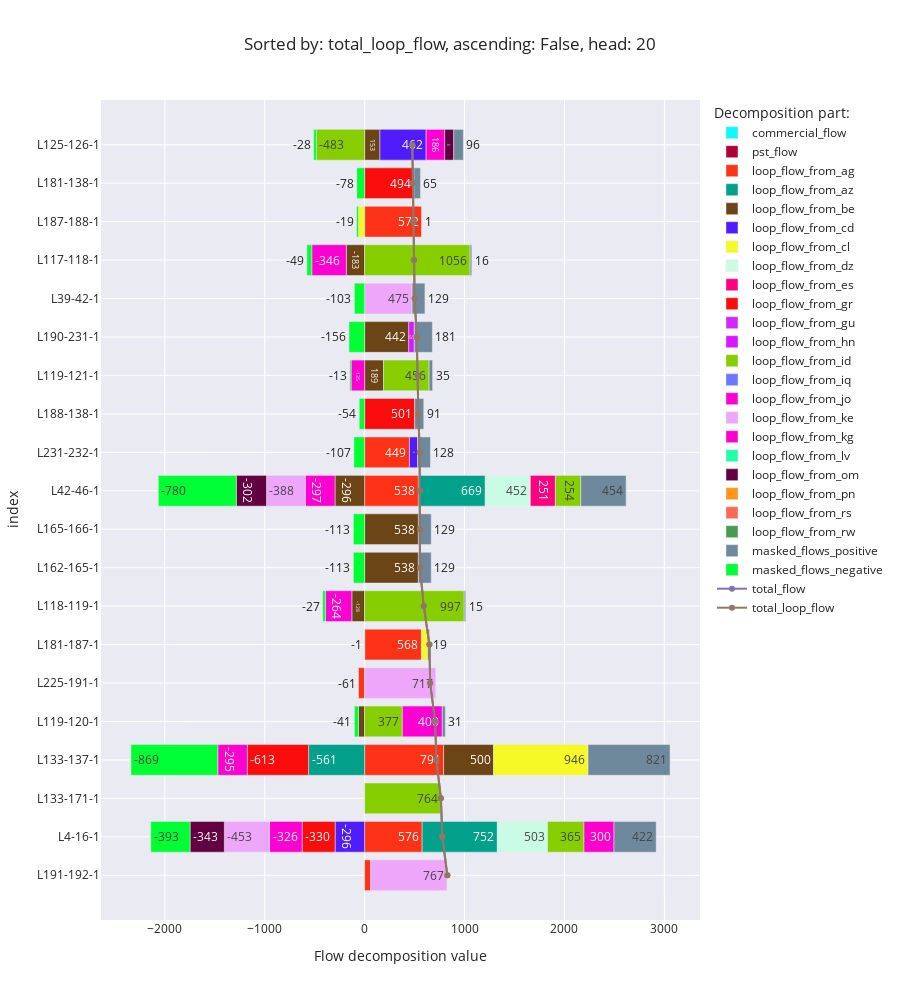

The notebook cell saved with this chart:
### Code cell
flow_decomposition_bar_chart('total_loop_flow')

### Figure 1 — Plotly figure (JSON) as saved in the notebook; plotly's stock layout.template omitted (floating-point values rounded to 4 significant figures)
{"data": [{"alignmentgroup": "True", "hovertemplate": "Decomposition part:=commercial_flow<br>Flow decomposition value=%{x}<br>index=%{y}<extra></extra>", "legendgroup": "commercial_flow", "marker": {"color": "#0DF9FF", "pattern": {"shape": ""}}, "name": "commercial_flow", "offsetgroup": "commercial_flow", "orientation": "h", "showlegend": true, "textposition": "auto", "texttemplate": "%{x:.0f}", "type": "bar", "x": [null, null, null, null, null, null, null, null, null, null, null, null, null, null, null, null, null, null, null, null], "xaxis": "x", "y": ["L191-192-1", "L4-16-1", "L133-171-1", "L133-137-1", "L119-120-1", "L225-191-1", "L181-187-1", "L118-119-1", "L162-165-1", "L165-166-1", "L42-46-1", "L231-232-1", "L188-138-1", "L119-121-1", "L190-231-1", "L39-42-1", "L117-118-1", "L187-188-1", "L181-138-1", "L125-126-1"], "yaxis": "y"}, {"alignmentgroup": "True", "hovertemplate": "Decomposition part:=pst_flow<br>Flow decomposition value=%{x}<br>index=%{y}<extra></extra>", "legendgroup": "pst_flow", "marker": {"color": "#AF0038", "pattern": {"shape": ""}}, "name": "pst_flow", "offsetgroup": "pst_flow", "orientation": "h", "showlegend": true, "textposition": "auto", "texttemplate": "%{x:.0f}", "type": "bar", "x": [null, null, null, null, null, null, null, null, null, null, null, null, null, null, null, null, null, null, null, null], "xaxis": "x", "y": ["L191-192-1", "L4-16-1", "L133-171-1", "L133-137-1", "L119-120-1", "L225-191-1", "L181-187-1", "L118-119-1", "L162-165-1", "L165-166-1", "L42-46-1", "L231-232-1", "L188-138-1", "L119-121-1", "L190-231-1", "L39-42-1", "L117-118-1", "L187-188-1", "L181-138-1", "L125-126-1"], "yaxis": "y"}, {"alignmentgroup": "True", "hovertemplate": "Decomposition part:=loop_flow_from_ag<br>Flow decomposition value=%{x}<br>index=%{y}<extra></extra>", "legendgroup": "loop_flow_from_ag", "marker": {"color": "#FD3216", "pattern": {"shape": ""}}, "name": "loop_flow_from_ag", "offsetgroup": "loop_flow_from_ag", "orientation": "h", "showlegend": true, "textposition": "auto", "texttemplate": "%{x:.0f}", "type": "bar", "x": [61.02, 575.6, null, 790.9, null, -61.02, 568.4, null, null, null, 538.1, 448.5, null, null, null, null, null, 571.8, null, null], "xaxis": "x", "y": ["L191-192-1", "L4-16-1", "L133-171-1", "L133-137-1", "L119-120-1", "L225-191-1", "L181-187-1", "L118-119-1", "L162-165-1", "L165-166-1", "L42-46-1", "L231-232-1", "L188-138-1", "L119-121-1", "L190-231-1", "L39-42-1", "L117-118-1", "L187-188-1", "L181-138-1", "L125-126-1"], "yaxis": "y"}, {"alignmentgroup": "True", "hovertemplate": "Decomposition part:=loop_flow_from_az<br>Flow decomposition value=%{x}<br>index=%{y}<extra></extra>", "legendgroup": "loop_flow_from_az", "marker": {"color": "#00A08B", "pattern": {"shape": ""}}, "name": "loop_flow_from_az", "offsetgroup": "loop_flow_from_az", "orientation": "h", "showlegend": true, "textposition": "auto", "texttemplate": "%{x:.0f}", "type": "bar", "x": [null, 752.4, null, -561.0, null, null, null, null, null, null, 668.9, null, null, null, null, null, null, null, null, null], "xaxis": "x", "y": ["L191-192-1", "L4-16-1", "L133-171-1", "L133-137-1", "L119-120-1", "L225-191-1", "L181-187-1", "L118-119-1", "L162-165-1", "L165-166-1", "L42-46-1", "L231-232-1", "L188-138-1", "L119-121-1", "L190-231-1", "L39-42-1", "L117-118-1", "L187-188-1", "L181-138-1", "L125-126-1"], "yaxis": "y"}, {"alignmentgroup": "True", "hovertemplate": "Decomposition part:=loop_flow_from_be<br>Flow decomposition value=%{x}<br>index=%{y}<extra></extra>", "legendgroup": "loop_flow_from_be", "marker": {"color": "#6C4516", "pattern": {"shape": ""}}, "name": "loop_flow_from_be", "offsetgroup": "loop_flow_from_be", "orientation": "h", "showlegend": true, "textposition": "auto", "texttemplate": "%{x:.0f}", "type": "bar", "x": [null, null, null, 499.8, -61.5, null, null, -128.0, 537.7, 537.7, -296.4, null, null, 189.5, 441.9, null, -183.3, null, null, 153.4], "xaxis": "x", "y": ["L191-192-1", "L4-16-1", "L133-171-1", "L133-137-1", "L119-120-1", "L225-191-1", "L181-187-1", "L118-119-1", "L162-165-1", "L165-166-1", "L42-46-1", "L231-232-1", "L188-138-1", "L119-121-1", "L190-231-1", "L39-42-1", "L117-118-1", "L187-188-1", "L181-138-1", "L125-126-1"], "yaxis": "y"}, {"alignmentgroup": "True", "hovertemplate": "Decomposition part:=loop_flow_from_cd<br>Flow decomposition value=%{x}<br>index=%{y}<extra></extra>", "legendgroup": "loop_flow_from_cd", "marker": {"color": "#511CFB", "pattern": {"shape": ""}}, "name": "loop_flow_from_cd", "offsetgroup": "loop_flow_from_cd", "orientation": "h", "showlegend": true, "textposition": "auto", "texttemplate": "%{x:.0f}", "type": "bar", "x": [null, -295.7, null, null, null, null, null, null, null, null, null, 81.6, null, null, null, null, null, null, null, 462.4], "xaxis": "x", "y": ["L191-192-1", "L4-16-1", "L133-171-1", "L133-137-1", "L119-120-1", "L225-191-1", "L181-187-1", "L118-119-1", "L162-165-1", "L165-166-1", "L42-46-1", "L231-232-1", "L188-138-1", "L119-121-1", "L190-231-1", "L39-42-1", "L117-118-1", "L187-188-1", "L181-138-1", "L125-126-1"], "yaxis": "y"}, {"alignmentgroup": "True", "hovertemplate": "Decomposition part:=loop_flow_from_cl<br>Flow decomposition value=%{x}<br>index=%{y}<extra></extra>", "legendgroup": "loop_flow_from_cl", "marker": {"color": "#F6F926", "pattern": {"shape": ""}}, "name": "loop_flow_from_cl", "offsetgroup": "loop_flow_from_cl", "orientation": "h", "showlegend": true, "textposition": "auto", "texttemplate": "%{x:.0f}", "type": "bar", "x": [null, null, null, 945.5, null, null, 62.28, null, null, null, null, null, null, null, null, null, null, -62.28, null, null], "xaxis": "x", "y": ["L191-192-1", "L4-16-1", "L133-171-1", "L133-137-1", "L119-120-1", "L225-191-1", "L181-187-1", "L118-119-1", "L162-165-1", "L165-166-1", "L42-46-1", "L231-232-1", "L188-138-1", "L119-121-1", "L190-231-1", "L39-42-1", "L117-118-1", "L187-188-1", "L181-138-1", "L125-126-1"], "yaxis": "y"}, {"alignmentgroup": "True", "hovertemplate": "Decomposition part:=loop_flow_from_dz<br>Flow decomposition value=%{x}<br>index=%{y}<extra></extra>", "legendgroup": "loop_flow_from_dz", "marker": {"color": "#C9FBE5", "pattern": {"shape": ""}}, "name": "loop_flow_from_dz", "offsetgroup": "loop_flow_from_dz", "orientation": "h", "showlegend": true, "textposition": "auto", "texttemplate": "%{x:.0f}", "type": "bar", "x": [null, 503.2, null, null, null, null, null, null, null, null, 451.6, null, null, null, null, null, null, null, null, null], "xaxis": "x", "y": ["L191-192-1", "L4-16-1", "L133-171-1", "L133-137-1", "L119-120-1", "L225-191-1", "L181-187-1", "L118-119-1", "L162-165-1", "L165-166-1", "L42-46-1", "L231-232-1", "L188-138-1", "L119-121-1", "L190-231-1", "L39-42-1", "L117-118-1", "L187-188-1", "L181-138-1", "L125-126-1"], "yaxis": "y"}, {"alignmentgroup": "True", "hovertemplate": "Decomposition part:=loop_flow_from_es<br>Flow decomposition value=%{x}<br>index=%{y}<extra></extra>", "legendgroup": "loop_flow_from_es", "marker": {"color": "#FC0080", "pattern": {"shape": ""}}, "name": "loop_flow_from_es", "offsetgroup": "loop_flow_from_es", "orientation": "h", "showlegend": true, "textposition": "auto", "texttemplate": "%{x:.0f}", "type": "bar", "x": [null, null, null, null, null, null, null, null, null, null, 250.6, null, null, null, null, null, null, null, null, null], "xaxis": "x", "y": ["L191-192-1", "L4-16-1", "L133-171-1", "L133-137-1", "L119-120-1", "L225-191-1", "L181-187-1", "L118-119-1", "L162-165-1", "L165-166-1", "L42-46-1", "L231-232-1", "L188-138-1", "L119-121-1", "L190-231-1", "L39-42-1", "L117-118-1", "L187-188-1", "L181-138-1", "L125-126-1"], "yaxis": "y"}, {"alignmentgroup": "True", "hovertemplate": "Decomposition part:=loop_flow_from_gr<br>Flow decomposition value=%{x}<br>index=%{y}<extra></extra>", "legendgroup": "loop_flow_from_gr", "marker": {"color": "#FB0D0D", "pattern": {"shape": ""}}, "name": "loop_flow_from_gr", "offsetgroup": "loop_flow_from_gr", "orientation": "h", "showlegend": true, "textposition": "auto", "texttemplate": "%{x:.0f}", "type": "bar", "x": [null, -329.7, null, -613.4, null, null, null, null, null, null, null, null, 500.9, null, null, null, null, null, 494.1, null], "xaxis": "x", "y": ["L191-192-1", "L4-16-1", "L133-171-1", "L133-137-1", "L119-120-1", "L225-191-1", "L181-187-1", "L118-119-1", "L162-165-1", "L165-166-1", "L42-46-1", "L231-232-1", "L188-138-1", "L119-121-1", "L190-231-1", "L39-42-1", "L117-118-1", "L187-188-1", "L181-138-1", "L125-126-1"], "yaxis": "y"}, {"alignmentgroup": "True", "hovertemplate": "Decomposition part:=loop_flow_from_gu<br>Flow decomposition value=%{x}<br>index=%{y}<extra></extra>", "legendgroup": "loop_flow_from_gu", "marker": {"color": "#D626FF", "pattern": {"shape": ""}}, "name": "loop_flow_from_gu", "offsetgroup": "loop_flow_from_gu", "orientation": "h", "showlegend": true, "textposition": "auto", "texttemplate": "%{x:.0f}", "type": "bar", "x": [null, null, null, null, null, null, null, null, null, null, null, null, null, null, null, null, null, null, null, null], "xaxis": "x", "y": ["L191-192-1", "L4-16-1", "L133-171-1", "L133-137-1", "L119-120-1", "L225-191-1", "L181-187-1", "L118-119-1", "L162-165-1", "L165-166-1", "L42-46-1", "L231-232-1", "L188-138-1", "L119-121-1", "L190-231-1", "L39-42-1", "L117-118-1", "L187-188-1", "L181-138-1", "L125-126-1"], "yaxis": "y"}, {"alignmentgroup": "True", "hovertemplate": "Decomposition part:=loop_flow_from_hn<br>Flow decomposition value=%{x}<br>index=%{y}<extra></extra>", "legendgroup": "loop_flow_from_hn", "marker": {"color": "#DA16FF", "pattern": {"shape": ""}}, "name": "loop_flow_from_hn", "offsetgroup": "loop_flow_from_hn", "orientation": "h", "showlegend": true, "textposition": "auto", "texttemplate": "%{x:.0f}", "type": "bar", "x": [null, null, null, null, null, null, null, null, null, null, null, null, null, null, 55.07, null, null, null, null, null], "xaxis": "x", "y": ["L191-192-1", "L4-16-1", "L133-171-1", "L133-137-1", "L119-120-1", "L225-191-1", "L181-187-1", "L118-119-1", "L162-165-1", "L165-166-1", "L42-46-1", "L231-232-1", "L188-138-1", "L119-121-1", "L190-231-1", "L39-42-1", "L117-118-1", "L187-188-1", "L181-138-1", "L125-126-1"], "yaxis": "y"}, {"alignmentgroup": "True", "hovertemplate": "Decomposition part:=loop_flow_from_id<br>Flow decomposition value=%{x}<br>index=%{y}<extra></extra>", "legendgroup": "loop_flow_from_id", "marker": {"color": "#86CE00", "pattern": {"shape": ""}}, "name": "loop_flow_from_id", "offsetgroup": "loop_flow_from_id", "orientation": "h", "showlegend": true, "textposition": "auto", "texttemplate": "%{x:.0f}", "type": "bar", "x": [null, 364.7, 763.6, null, 377.3, null, null, 996.8, null, null, 254.0, null, null, 455.6, null, null, 1056.0, null, null, -483.0], "xaxis": "x", "y": ["L191-192-1", "L4-16-1", "L133-171-1", "L133-137-1", "L119-120-1", "L225-191-1", "L181-187-1", "L118-119-1", "L162-165-1", "L165-166-1", "L42-46-1", "L231-232-1", "L188-138-1", "L119-121-1", "L190-231-1", "L39-42-1", "L117-118-1", "L187-188-1", "L181-138-1", "L125-126-1"], "yaxis": "y"}, {"alignmentgroup": "True", "hovertemplate": "Decomposition part:=loop_flow_from_iq<br>Flow decomposition value=%{x}<br>index=%{y}<extra></extra>", "legendgroup": "loop_flow_from_iq", "marker": {"color": "#6A76FC", "pattern": {"shape": ""}}, "name": "loop_flow_from_iq", "offsetgroup": "loop_flow_from_iq", "orientation": "h", "showlegend": true, "textposition": "auto", "texttemplate": "%{x:.0f}", "type": "bar", "x": [null, null, null, null, null, null, null, null, null, null, null, null, null, null, null, null, null, null, null, null], "xaxis": "x", "y": ["L191-192-1", "L4-16-1", "L133-171-1", "L133-137-1", "L119-120-1", "L225-191-1", "L181-187-1", "L118-119-1", "L162-165-1", "L165-166-1", "L42-46-1", "L231-232-1", "L188-138-1", "L119-121-1", "L190-231-1", "L39-42-1", "L117-118-1", "L187-188-1", "L181-138-1", "L125-126-1"], "yaxis": "y"}, {"alignmentgroup": "True", "hovertemplate": "Decomposition part:=loop_flow_from_jo<br>Flow decomposition value=%{x}<br>index=%{y}<extra></extra>", "legendgroup": "loop_flow_from_jo", "marker": {"color": "#FB00D1", "pattern": {"shape": ""}}, "name": "loop_flow_from_jo", "offsetgroup": "loop_flow_from_jo", "orientation": "h", "showlegend": true, "textposition": "auto", "texttemplate": "%{x:.0f}", "type": "bar", "x": [null, -326.2, null, null, 399.7, null, null, -264.3, null, null, -297.4, null, null, -135.5, null, null, -345.8, null, null, 185.9], "xaxis": "x", "y": ["L191-192-1", "L4-16-1", "L133-171-1", "L133-137-1", "L119-120-1", "L225-191-1", "L181-187-1", "L118-119-1", "L162-165-1", "L165-166-1", "L42-46-1", "L231-232-1", "L188-138-1", "L119-121-1", "L190-231-1", "L39-42-1", "L117-118-1", "L187-188-1", "L181-138-1", "L125-126-1"], "yaxis": "y"}, {"alignmentgroup": "True", "hovertemplate": "Decomposition part:=loop_flow_from_ke<br>Flow decomposition value=%{x}<br>index=%{y}<extra></extra>", "legendgroup": "loop_flow_from_ke", "marker": {"color": "#EEA6FB", "pattern": {"shape": ""}}, "name": "loop_flow_from_ke", "offsetgroup": "loop_flow_from_ke", "orientation": "h", "showlegend": true, "textposition": "auto", "texttemplate": "%{x:.0f}", "type": "bar", "x": [767.2, -452.6, null, null, null, 716.8, null, null, null, null, -388.5, null, null, null, null, 474.6, null, null, null, null], "xaxis": "x", "y": ["L191-192-1", "L4-16-1", "L133-171-1", "L133-137-1", "L119-120-1", "L225-191-1", "L181-187-1", "L118-119-1", "L162-165-1", "L165-166-1", "L42-46-1", "L231-232-1", "L188-138-1", "L119-121-1", "L190-231-1", "L39-42-1", "L117-118-1", "L187-188-1", "L181-138-1", "L125-126-1"], "yaxis": "y"}, {"alignmentgroup": "True", "hovertemplate": "Decomposition part:=loop_flow_from_kg<br>Flow decomposition value=%{x}<br>index=%{y}<extra></extra>", "legendgroup": "loop_flow_from_kg", "marker": {"color": "#FE00CE", "pattern": {"shape": ""}}, "name": "loop_flow_from_kg", "offsetgroup": "loop_flow_from_kg", "orientation": "h", "showlegend": true, "textposition": "auto", "texttemplate": "%{x:.0f}", "type": "bar", "x": [null, 300.1, null, -295.3, null, null, null, null, null, null, null, null, null, null, null, null, null, null, null, null], "xaxis": "x", "y": ["L191-192-1", "L4-16-1", "L133-171-1", "L133-137-1", "L119-120-1", "L225-191-1", "L181-187-1", "L118-119-1", "L162-165-1", "L165-166-1", "L42-46-1", "L231-232-1", "L188-138-1", "L119-121-1", "L190-231-1", "L39-42-1", "L117-118-1", "L187-188-1", "L181-138-1", "L125-126-1"], "yaxis": "y"}, {"alignmentgroup": "True", "hovertemplate": "Decomposition part:=loop_flow_from_lv<br>Flow decomposition value=%{x}<br>index=%{y}<extra></extra>", "legendgroup": "loop_flow_from_lv", "marker": {"color": "#22FFA7", "pattern": {"shape": ""}}, "name": "loop_flow_from_lv", "offsetgroup": "loop_flow_from_lv", "orientation": "h", "showlegend": true, "textposition": "auto", "texttemplate": "%{x:.0f}", "type": "bar", "x": [null, null, null, null, null, null, null, null, null, null, null, null, null, null, null, null, null, null, null, null], "xaxis": "x", "y": ["L191-192-1", "L4-16-1", "L133-171-1", "L133-137-1", "L119-120-1", "L225-191-1", "L181-187-1", "L118-119-1", "L162-165-1", "L165-166-1", "L42-46-1", "L231-232-1", "L188-138-1", "L119-121-1", "L190-231-1", "L39-42-1", "L117-118-1", "L187-188-1", "L181-138-1", "L125-126-1"], "yaxis": "y"}, {"alignmentgroup": "True", "hovertemplate": "Decomposition part:=loop_flow_from_om<br>Flow decomposition value=%{x}<br>index=%{y}<extra></extra>", "legendgroup": "loop_flow_from_om", "marker": {"color": "#620042", "pattern": {"shape": ""}}, "name": "loop_flow_from_om", "offsetgroup": "loop_flow_from_om", "orientation": "h", "showlegend": true, "textposition": "auto", "texttemplate": "%{x:.0f}", "type": "bar", "x": [null, -343.3, null, null, null, null, null, null, null, null, -302.4, null, null, null, null, null, null, null, null, 90.63], "xaxis": "x", "y": ["L191-192-1", "L4-16-1", "L133-171-1", "L133-137-1", "L119-120-1", "L225-191-1", "L181-187-1", "L118-119-1", "L162-165-1", "L165-166-1", "L42-46-1", "L231-232-1", "L188-138-1", "L119-121-1", "L190-231-1", "L39-42-1", "L117-118-1", "L187-188-1", "L181-138-1", "L125-126-1"], "yaxis": "y"}, {"alignmentgroup": "True", "hovertemplate": "Decomposition part:=loop_flow_from_pn<br>Flow decomposition value=%{x}<br>index=%{y}<extra></extra>", "legendgroup": "loop_flow_from_pn", "marker": {"color": "#FF9616", "pattern": {"shape": ""}}, "name": "loop_flow_from_pn", "offsetgroup": "loop_flow_from_pn", "orientation": "h", "showlegend": true, "textposition": "auto", "texttemplate": "%{x:.0f}", "type": "bar", "x": [null, null, null, null, null, null, null, null, null, null, null, null, null, null, null, null, null, null, null, null], "xaxis": "x", "y": ["L191-192-1", "L4-16-1", "L133-171-1", "L133-137-1", "L119-120-1", "L225-191-1", "L181-187-1", "L118-119-1", "L162-165-1", "L165-166-1", "L42-46-1", "L231-232-1", "L188-138-1", "L119-121-1", "L190-231-1", "L39-42-1", "L117-118-1", "L187-188-1", "L181-138-1", "L125-126-1"], "yaxis": "y"}, {"alignmentgroup": "True", "hovertemplate": "Decomposition part:=loop_flow_from_rs<br>Flow decomposition value=%{x}<br>index=%{y}<extra></extra>", "legendgroup": "loop_flow_from_rs", "marker": {"color": "#FC6955", "pattern": {"shape": ""}}, "name": "loop_flow_from_rs", "offsetgroup": "loop_flow_from_rs", "orientation": "h", "showlegend": true, "textposition": "auto", "texttemplate": "%{x:.0f}", "type": "bar", "x": [null, null, null, null, null, null, null, null, null, null, null, null, null, null, null, null, null, null, null, null], "xaxis": "x", "y": ["L191-192-1", "L4-16-1", "L133-171-1", "L133-137-1", "L119-120-1", "L225-191-1", "L181-187-1", "L118-119-1", "L162-165-1", "L165-166-1", "L42-46-1", "L231-232-1", "L188-138-1", "L119-121-1", "L190-231-1", "L39-42-1", "L117-118-1", "L187-188-1", "L181-138-1", "L125-126-1"], "yaxis": "y"}, {"alignmentgroup": "True", "hovertemplate": "Decomposition part:=loop_flow_from_rw<br>Flow decomposition value=%{x}<br>index=%{y}<extra></extra>", "legendgroup": "loop_flow_from_rw", "marker": {"color": "#479B55", "pattern": {"shape": ""}}, "name": "loop_flow_from_rw", "offsetgroup": "loop_flow_from_rw", "orientation": "h", "showlegend": true, "textposition": "auto", "texttemplate": "%{x:.0f}", "type": "bar", "x": [null, null, null, null, null, null, null, null, null, null, null, null, null, null, null, null, null, null, null, null], "xaxis": "x", "y": ["L191-192-1", "L4-16-1", "L133-171-1", "L133-137-1", "L119-120-1", "L225-191-1", "L181-187-1", "L118-119-1", "L162-165-1", "L165-166-1", "L42-46-1", "L231-232-1", "L188-138-1", "L119-121-1", "L190-231-1", "L39-42-1", "L117-118-1", "L187-188-1", "L181-138-1", "L125-126-1"], "yaxis": "y"}, {"alignmentgroup": "True", "hovertemplate": "Decomposition part:=masked_flows_positive<br>Flow decomposition value=%{x}<br>index=%{y}<extra></extra>", "legendgroup": "masked_flows_positive", "marker": {"color": "#6E899C", "pattern": {"shape": ""}}, "name": "masked_flows_positive", "offsetgroup": "masked_flows_positive", "orientation": "h", "showlegend": true, "textposition": "auto", "texttemplate": "%{x:.0f}", "type": "bar", "x": [0, 422.2, 0, 820.7, 30.86, 0, 18.86, 14.71, 128.9, 128.9, 454.2, 128.4, 90.9, 35.27, 181.2, 128.9, 16.23, 0.805, 64.96, 95.85], "xaxis": "x", "y": ["L191-192-1", "L4-16-1", "L133-171-1", "L133-137-1", "L119-120-1", "L225-191-1", "L181-187-1", "L118-119-1", "L162-165-1", "L165-166-1", "L42-46-1", "L231-232-1", "L188-138-1", "L119-121-1", "L190-231-1", "L39-42-1", "L117-118-1", "L187-188-1", "L181-138-1", "L125-126-1"], "yaxis": "y"}, {"alignmentgroup": "True", "hovertemplate": "Decomposition part:=masked_flows_negative<br>Flow decomposition value=%{x}<br>index=%{y}<extra></extra>", "legendgroup": "masked_flows_negative", "marker": {"color": "#00FE35", "pattern": {"shape": ""}}, "name": "masked_flows_negative", "offsetgroup": "masked_flows_negative", "orientation": "h", "showlegend": true, "textposition": "auto", "texttemplate": "%{x:.0f}", "type": "bar", "x": [0, -393.3, 0, -869.2, -40.61, 0, -0.805, -27.43, -112.9, -112.9, -780.5, -107.3, -53.97, -12.8, -156.3, -102.7, -48.78, -18.86, -78.48, -27.69], "xaxis": "x", "y": ["L191-192-1", "L4-16-1", "L133-171-1", "L133-137-1", "L119-120-1", "L225-191-1", "L181-187-1", "L118-119-1", "L162-165-1", "L165-166-1", "L42-46-1", "L231-232-1", "L188-138-1", "L119-121-1", "L190-231-1", "L39-42-1", "L117-118-1", "L187-188-1", "L181-138-1", "L125-126-1"], "yaxis": "y"}, {"mode": "lines+markers", "name": "total_flow", "type": "scatter", "x": [828.2, 777.5, 763.6, 718.0, 705.8, 655.8, 648.7, 591.8, 553.8, 553.8, 552.2, 551.2, 537.8, 532.1, 522.0, 500.8, 494.5, 491.5, 480.5, 477.4], "y": ["L191-192-1", "L4-16-1", "L133-171-1", "L133-137-1", "L119-120-1", "L225-191-1", "L181-187-1", "L118-119-1", "L162-165-1", "L165-166-1", "L42-46-1", "L231-232-1", "L188-138-1", "L119-121-1", "L190-231-1", "L39-42-1", "L117-118-1", "L187-188-1", "L181-138-1", "L125-126-1"]}, {"mode": "lines+markers", "name": "total_loop_flow", "type": "scatter", "x": [828.2, 777.5, 763.6, 718.0, 705.8, 655.8, 648.7, 591.8, 553.8, 553.8, 552.2, 551.2, 537.8, 532.1, 522.0, 500.8, 494.5, 491.5, 480.5, 477.4], "y": ["L191-192-1", "L4-16-1", "L133-171-1", "L133-137-1", "L119-120-1", "L225-191-1", "L181-187-1", "L118-119-1", "L162-165-1", "L165-166-1", "L42-46-1", "L231-232-1", "L188-138-1", "L119-121-1", "L190-231-1", "L39-42-1", "L117-118-1", "L187-188-1", "L181-138-1", "L125-126-1"]}], "layout": {"barmode": "relative", "height": 1000, "legend": {"title": {"text": "Decomposition part:"}, "tracegroupgap": 0}, "title": {"text": "Sorted by: total_loop_flow, ascending: False, head: 20"}, "xaxis": {"anchor": "y", "domain": [0, 1], "title": {"text": "Flow decomposition value"}}, "yaxis": {"anchor": "x", "domain": [0, 1], "title": {"text": "index"}}}}
